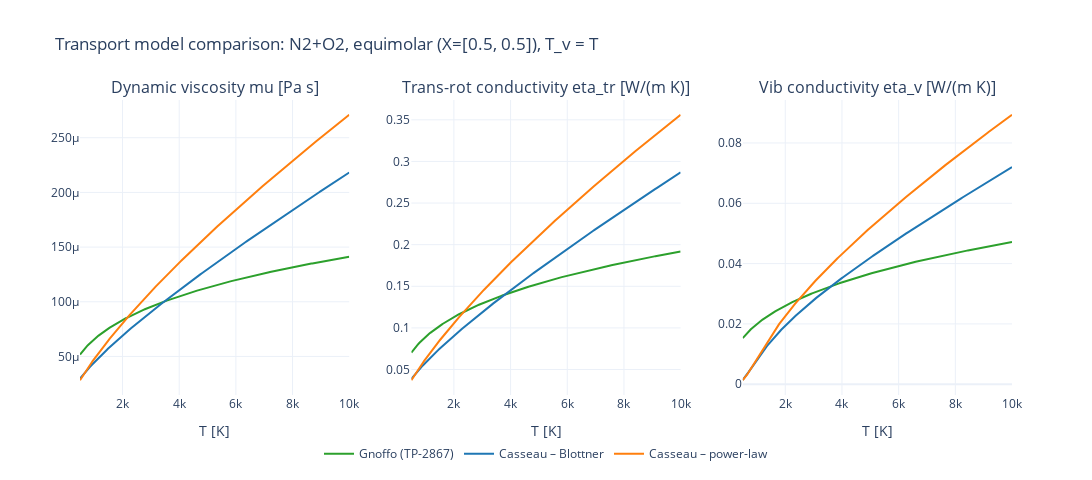

The notebook cell this image was saved under:
### Markdown cell above
## Transport coefficient model comparison

Sweeps T from 500 K to 10 000 K at thermal equilibrium (T_v = T) for an equimolar N2+O2 mixture.

Three variants are compared:
- **Gnoffo (TP-2867)**: collision-integral based viscosity (eq. 72), translational conductivity (eq. 73), rotational and vibrational conductivities (eqs. 75/77).
- **Casseau – Blottner**: Blottner's curve-fit viscosity (eq. 2.15), Eucken conductivity (2.5 cv_t, cv_r, 1.2 cv_ve factors), Wilke mixing.
- **Casseau – power-law**: same as above but viscosity from the power-law formula (eq. 2.13-2.14) using the VSS hard-sphere diameter and viscosity index omega.

### Code cell
import jax
import jax.numpy as jnp

from compressible_core import transport_models
from compressible_core import transport_model_casseau
from compressible_core import transport_model_gnoffo_utils as gnoffo_utils
from compressible_core import transport_model_casseau_utils as casseau_utils
from compressible_core import thermodynamic_relations

jax.config.update("jax_enable_x64", True)

# --- Load species and transport data ---
SPECIES_NAMES = ("N2", "O2")
data_dir = ff_helpers.find_repo_root() / "data"

species_tbl = ff_helpers.load_species_table(SPECIES_NAMES)
casseau_table = casseau_utils.load_casseau_transport_table(
    data_dir / "air_5_casseau_transport.json", species_tbl.names
)
collision_integrals = gnoffo_utils.create_collision_integral_table_from_json(
    data_dir / "collision_integrals_tp2867.json"
)

# --- Build temperature sweep ---
# Equimolar N2+O2: X = [0.5, 0.5]
# Mass fractions: Y_s = X_s * M_s / sum_r(X_r * M_r)
M = species_tbl.molar_masses                    # [M_N2, M_O2] kg/mol
X_eq = jnp.array([0.5, 0.5])
Y_eq = X_eq * M / jnp.dot(X_eq, M)             # mass fractions

T_arr = jnp.linspace(500.0, 10_000.0, 300)
n_T = T_arr.shape[0]
T_v = T_arr                                     # thermal equilibrium

Y_s = jnp.broadcast_to(Y_eq[None, :], (n_T, 2))   # (n_T, 2)  mass fractions
X_s = jnp.broadcast_to(X_eq[None, :], (n_T, 2))   # (n_T, 2)  mole fractions
p   = jnp.full((n_T,), 101325.0)                   # Pa  (only affects diffusion)
rho = jnp.full((n_T,), 1.0)                        # kg/m^3 (placeholder)

# --- Gnoffo model (TP-2867 collision integrals) ---
mu_gn, eta_t_gn, eta_r_gn, eta_v_gn, _ = transport_models.compute_transport_properties_gnoffo(
    T_arr, T_v, p, Y_s, rho,
    species_table=species_tbl,
    collision_integrals=collision_integrals,
    include_diffusion=False,
)
eta_tr_gn = eta_t_gn + eta_r_gn

# --- Casseau – Blottner viscosity (via the standard dispatch path) ---
mu_cb, eta_t_cb, eta_r_cb, eta_v_cb, _ = transport_models.compute_transport_properties_casseau(
    T_arr, T_v, p, Y_s, rho,
    species_table=species_tbl,
    casseau_transport=casseau_table,
    collision_integrals=None,
    include_diffusion=False,
)
eta_tr_cb = eta_t_cb + eta_r_cb

# --- Casseau – power-law viscosity (same Eucken + Wilke otherwise) ---
cv_ve = thermodynamic_relations.compute_cv_ve(T_v, species_tbl)   # (n_species, n_T)
mu_s_pw = transport_model_casseau.compute_species_viscosity_powerlaw(T_arr, casseau_table, M)
eta_t_s_pw, eta_r_s_pw, eta_v_s_pw = transport_model_casseau.compute_species_kappa_eucken(
    T_arr, T_v, mu_s_pw, M, species_tbl.is_monoatomic, cv_ve
)
mu_pw   = transport_model_casseau.wilke_mixing(mu_s_pw,    mu_s_pw, X_s, M)
eta_tr_pw = (
    transport_model_casseau.wilke_mixing(eta_t_s_pw, mu_s_pw, X_s, M)
    + transport_model_casseau.wilke_mixing(eta_r_s_pw, mu_s_pw, X_s, M)
)
eta_v_pw  = transport_model_casseau.wilke_mixing(eta_v_s_pw, mu_s_pw, X_s, M)

# --- Plot ---
T_np = np.array(T_arr)
TRACES = [
    ("Gnoffo (TP-2867)",      "#2ca02c", mu_gn,  eta_tr_gn,  eta_v_gn),
    ("Casseau – Blottner",    "#1f77b4", mu_cb,  eta_tr_cb,  eta_v_cb),
    ("Casseau – power-law",   "#ff7f0e", mu_pw,  eta_tr_pw,  eta_v_pw),
]

fig = make_subplots(
    rows=1, cols=3,
    subplot_titles=(
        "Dynamic viscosity mu [Pa s]",
        "Trans-rot conductivity eta_tr [W/(m K)]",
        "Vib conductivity eta_v [W/(m K)]",
    ),
)

for label, color, mu_v, eta_tr_v, eta_v_v in TRACES:
    for col, y_data in enumerate([mu_v, eta_tr_v, eta_v_v], start=1):
        fig.add_trace(
            go.Scatter(
                x=T_np,
                y=np.array(y_data),
                mode="lines",
                name=label,
                legendgroup=label,
                showlegend=(col == 1),
                line=dict(color=color, width=2),
            ),
            row=1, col=col,
        )

for col in range(1, 4):
    fig.update_xaxes(title_text="T [K]", row=1, col=col)

fig.update_layout(
    width=1300,
    height=480,
    title="Transport model comparison: N2+O2, equimolar (X=[0.5, 0.5]), T_v = T",
    legend=dict(x=0.5, y=-0.15, xanchor="center", yanchor="top", orientation="h"),
)
fig.show()

### Figure 1 — Plotly figure (JSON) as saved in the notebook; plotly's stock layout.template omitted (floating-point values rounded to 4 significant figures; data arrays with more than 128 entries replaced by an {"elided": "..."} marker saying what was removed)
{"data": [{"legendgroup": "Gnoffo (TP-2867)", "line": {"color": "#2ca02c", "width": 2}, "mode": "lines", "name": "Gnoffo (TP-2867)", "showlegend": true, "type": "scatter", "x": {"elided": "300 float values"}, "xaxis": "x", "y": {"elided": "300 float values"}, "yaxis": "y"}, {"legendgroup": "Gnoffo (TP-2867)", "line": {"color": "#2ca02c", "width": 2}, "mode": "lines", "name": "Gnoffo (TP-2867)", "showlegend": false, "type": "scatter", "x": {"elided": "300 float values"}, "xaxis": "x2", "y": {"elided": "300 float values"}, "yaxis": "y2"}, {"legendgroup": "Gnoffo (TP-2867)", "line": {"color": "#2ca02c", "width": 2}, "mode": "lines", "name": "Gnoffo (TP-2867)", "showlegend": false, "type": "scatter", "x": {"elided": "300 float values"}, "xaxis": "x3", "y": {"elided": "300 float values"}, "yaxis": "y3"}, {"legendgroup": "Casseau – Blottner", "line": {"color": "#1f77b4", "width": 2}, "mode": "lines", "name": "Casseau – Blottner", "showlegend": true, "type": "scatter", "x": {"elided": "300 float values"}, "xaxis": "x", "y": {"elided": "300 float values"}, "yaxis": "y"}, {"legendgroup": "Casseau – Blottner", "line": {"color": "#1f77b4", "width": 2}, "mode": "lines", "name": "Casseau – Blottner", "showlegend": false, "type": "scatter", "x": {"elided": "300 float values"}, "xaxis": "x2", "y": {"elided": "300 float values"}, "yaxis": "y2"}, {"legendgroup": "Casseau – Blottner", "line": {"color": "#1f77b4", "width": 2}, "mode": "lines", "name": "Casseau – Blottner", "showlegend": false, "type": "scatter", "x": {"elided": "300 float values"}, "xaxis": "x3", "y": {"elided": "300 float values"}, "yaxis": "y3"}, {"legendgroup": "Casseau – power-law", "line": {"color": "#ff7f0e", "width": 2}, "mode": "lines", "name": "Casseau – power-law", "showlegend": true, "type": "scatter", "x": {"elided": "300 float values"}, "xaxis": "x", "y": {"elided": "300 float values"}, "yaxis": "y"}, {"legendgroup": "Casseau – power-law", "line": {"color": "#ff7f0e", "width": 2}, "mode": "lines", "name": "Casseau – power-law", "showlegend": false, "type": "scatter", "x": {"elided": "300 float values"}, "xaxis": "x2", "y": {"elided": "300 float values"}, "yaxis": "y2"}, {"legendgroup": "Casseau – power-law", "line": {"color": "#ff7f0e", "width": 2}, "mode": "lines", "name": "Casseau – power-law", "showlegend": false, "type": "scatter", "x": {"elided": "300 float values"}, "xaxis": "x3", "y": {"elided": "300 float values"}, "yaxis": "y3"}], "layout": {"annotations": [{"font": {"size": 16}, "showarrow": false, "text": "Dynamic viscosity mu [Pa s]", "x": 0.1444, "xanchor": "center", "xref": "paper", "y": 1, "yanchor": "bottom", "yref": "paper"}, {"font": {"size": 16}, "showarrow": false, "text": "Trans-rot conductivity eta_tr [W/(m K)]", "x": 0.5, "xanchor": "center", "xref": "paper", "y": 1, "yanchor": "bottom", "yref": "paper"}, {"font": {"size": 16}, "showarrow": false, "text": "Vib conductivity eta_v [W/(m K)]", "x": 0.8556, "xanchor": "center", "xref": "paper", "y": 1, "yanchor": "bottom", "yref": "paper"}], "height": 480, "legend": {"orientation": "h", "x": 0.5, "xanchor": "center", "y": -0.15, "yanchor": "top"}, "title": {"text": "Transport model comparison: N2+O2, equimolar (X=[0.5, 0.5]), T_v = T"}, "width": 1300, "xaxis": {"anchor": "y", "domain": [0, 0.2889], "title": {"text": "T [K]"}}, "xaxis2": {"anchor": "y2", "domain": [0.3556, 0.6444], "title": {"text": "T [K]"}}, "xaxis3": {"anchor": "y3", "domain": [0.7111, 1], "title": {"text": "T [K]"}}, "yaxis": {"anchor": "x", "domain": [0, 1]}, "yaxis2": {"anchor": "x2", "domain": [0, 1]}, "yaxis3": {"anchor": "x3", "domain": [0, 1]}}}
